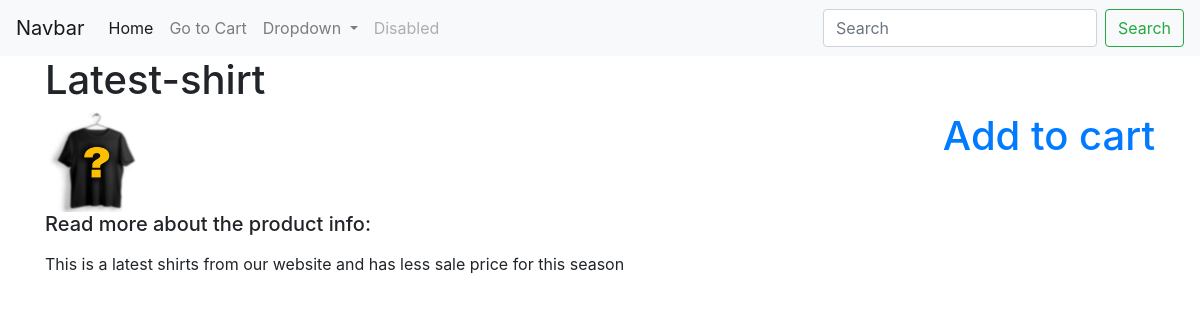
Page /products/latest-shirt/ on the committed database.
### products/models.py (models this page shows, shortened)
class Product(models.Model):
    title = models.CharField(max_length=100)
    description = models.TextField(null=True)
    price = models.DecimalField(decimal_places=2, max_digits=10,default=25.89)
    sale_price = models.DecimalField(decimal_places=2, max_digits=10, null=True, blank=True)
    slug = models.SlugField(unique=True)
    timestamp = models.DateTimeField(auto_now_add=True, auto_now=False)
    updated = models.DateTimeField(auto_now=True, auto_now_add=False)
    active = models.BooleanField(default=True)
    class Meta:
        unique_together = ('title','slug')

class ProductImage(models.Model):
    product = models.ForeignKey(Product, on_delete=models.CASCADE)
    image = models.ImageField(upload_to='products/images/')
    thumbnail = models.BooleanField(default=False)
    featured = models.BooleanField(default=False)
    active = models.BooleanField(default=True)
    updated = models.DateTimeField(auto_now_add=False, auto_now=True)

### products/views.py (the view)
# urls.py: path('products/<slug:slug>/', single, name='detail'),
def single(request,slug):
    try:
        product = Product.objects.get(slug=slug)
        images = ProductImage.objects.filter(product=product)
        context = {'product':product, 'images':images}
    except Product.DoesNotExist:
        raise Http404
    return render(request, 'products/detail.html', context)

### templates/products/detail.html
{% extends 'base.html' %}
{% load static %}
{% block content %}
<div class="page-header">
  <h1>{{ product.title }}</h1>
</div>
<div class="float-right">
    <h1><a href="{% url 'carts:update_to_cart' product.slug %}">Add to cart</a></h1>
</div>
{% for img in images %}
    <img src="media/{{img.image }}" alt="" width="100" height="100">
{% endfor %}
<h5>Read more about the product info:</h5>
<p>
    <p>
    {{ product.description }}
</p>
</p>
{% endblock %}

### rows in the picture
Product: title "Latest-shirt", description "This is a latest shirts from our website and has less sale price for this season"
ProductImage: image (picture)
